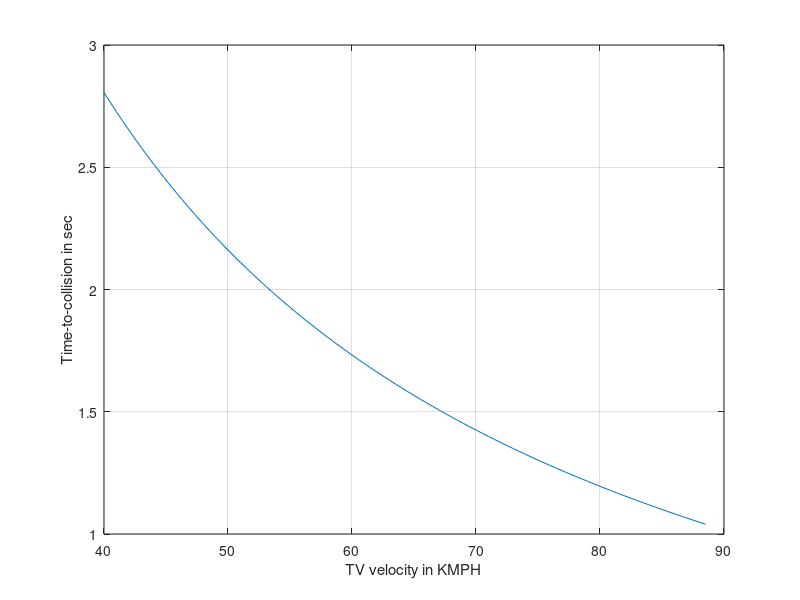
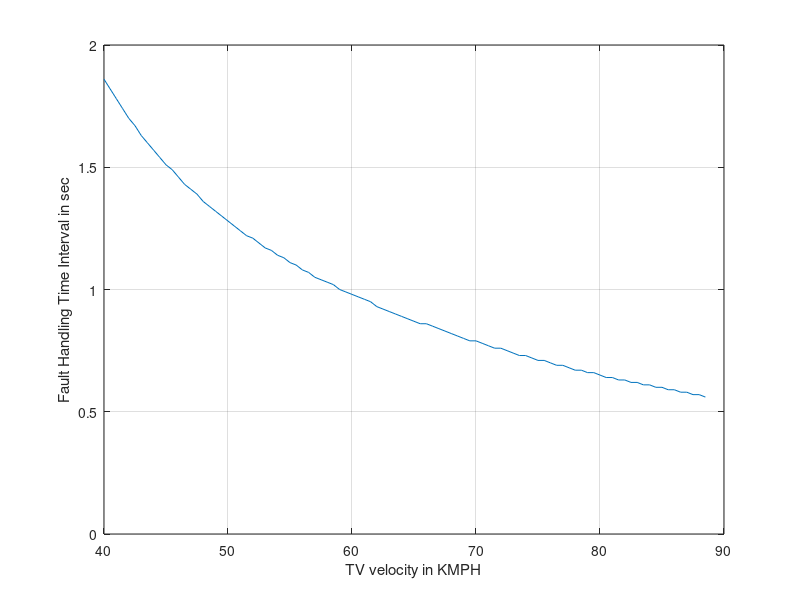

Here is the MATLAB script that generated these plots, in order: (Note: this script raises an error after producing the figures.)
%% Clean workspace and close all
clear all;
clc;
close all
%% Constraint for parameter

Vss_kmph_EV=88.5;                           %Velocity of Ego vehicle in kmph
Vss_mps_EV=Vss_kmph_EV/3.6;
AVlongdecEB=-7;                             %Maximum deceleration, amax(m/s^2)
MaxRecdecl=-7;
G=0;                                        %Grade of road(unitless)
SD=0.25;                                    %Safe distance between rear target vehicle and ego vehicle(m)
tpr=2.5;                                    %Brake reaction time of driver (time required for perception and reaction)(s)
SignF=-1;
SFDCarSS=2;

d1= abs((Vss_kmph_EV^2)/(254*((AVlongdecEB/9.81)+(G/100))));            %Stopping distance of the front vehicle(Ego vehicle)(m)

TTC_arr=[];
speed=[];
FFHTI=[];

for Vss_kmph_TV=40:0.5:88.5
Vss_mps_TV=Vss_kmph_TV/3.6;
d2=0.278*Vss_kmph_TV*tpr;
SD=SFDCarSS*Vss_kmph_TV*0.2778;                      
s1=SD+d1;                                                            
s=s1-d2; 

%% TTC calculation 
a=-(9.81*(Vss_kmph_TV*Vss_kmph_TV/(254*s)));
TV_delec_dist=-Vss_mps_TV*Vss_mps_TV/(2*a);

ftti_1=(-Vss_mps_TV+sqrt(Vss_mps_TV*Vss_mps_TV+2*(-a)*s))/(-a);
ftti_2=(-Vss_mps_TV-sqrt(Vss_mps_TV*Vss_mps_TV+2*(-a)*s))/(-a);
if ftti_1<0
    FTTI=ftti_2;
else
    FTTI=ftti_1;
end

%% FHTI calculation
for j = 0.01 : 0.01 : FTTI
    Dist_A =Vss_mps_TV*j+ 0.5 * -a * j^2;
    VV = Vss_mps_TV+(-a)*j;
    Dist_B = VV*j+0.5 * MaxRecdecl * j^2;
    if sign(((Dist_A + Dist_B) - s)) ~= sign(SignF)
        break;
    else
        signF = sign(((Dist_A + Dist_B) - s));
    end
end
FHTI=j;
TTC_arr=[TTC_arr FTTI];
speed=[speed Vss_kmph_TV];
FFHTI=[FFHTI FHTI];
end
%% plots 
figure(1);
plot(speed,TTC_arr);
grid on
xlabel('TV velocity in KMPH')
ylabel('Time-to-collision in sec');
hold on

f=gcf;
saveas(f,'surfacestrtExcessive_Decel_1_TTC.jpg');

figure(2);
plot(speed,FFHTI);
grid on
xlabel('TV velocity in KMPH')
ylabel('Fault Handling Time Interval in sec');
hold on



f=gcf;
saveas(f,'surfacestrtExcessive_Decel_1_FHTI.jpg');

%% excel write

x_speed=speed';
y_TTC=TTC_arr';
z_FHTI=FFHTI';
data={'Vehicle_Speed','TTC','FHTI'};
xlswrite('Functional_Safety_Scenarios',data,'surfacestrtExcessive_Decel_1','A1');
xlswrite('Functional_Safety_Scenarios',x_speed,'surfacestrtExcessive_Decel_1','A2');
xlswrite('Functional_Safety_Scenarios',y_TTC,'surfacestrtExcessive_Decel_1','B2');
xlswrite('Functional_Safety_Scenarios',z_FHTI,'surfacestrtExcessive_Decel_1','C2');

folder = pwd;
excelFileName = 'Functional_Safety_Scenarios.xls';
fullFileName = fullfile(folder, excelFileName);
objExcel = actxserver('Excel.Application');
objExcel.Visible = true;
ExcelWorkbook = objExcel.Workbooks.Open(fullFileName);
oSheet = objExcel.ActiveSheet;
imageFolder = fileparts(which('surfacestrtExcessive_Decel_1_TTC.jpg'));
imageFullFileName = fullfile(imageFolder, 'surfacestrtExcessive_Decel_1_TTC.jpg');
Shapes = oSheet.Shapes;
Shapes.AddPicture(imageFullFileName, 0, 1, 400, 20, 400, 300);

imageFolder1 = fileparts(which('surfacestrtExcessive_Decel_1_FHTI.jpg'));
imageFullFileName1 = fullfile(imageFolder, 'surfacestrtExcessive_Decel_1_FHTI.jpg');
Shapes.AddPicture(imageFullFileName1, 0, 1, 850, 20, 400, 300);

objExcel.DisplayAlerts = false;
ExcelWorkbook.SaveAs(fullFileName);
ExcelWorkbook.Close(false);
objExcel.Quit; 